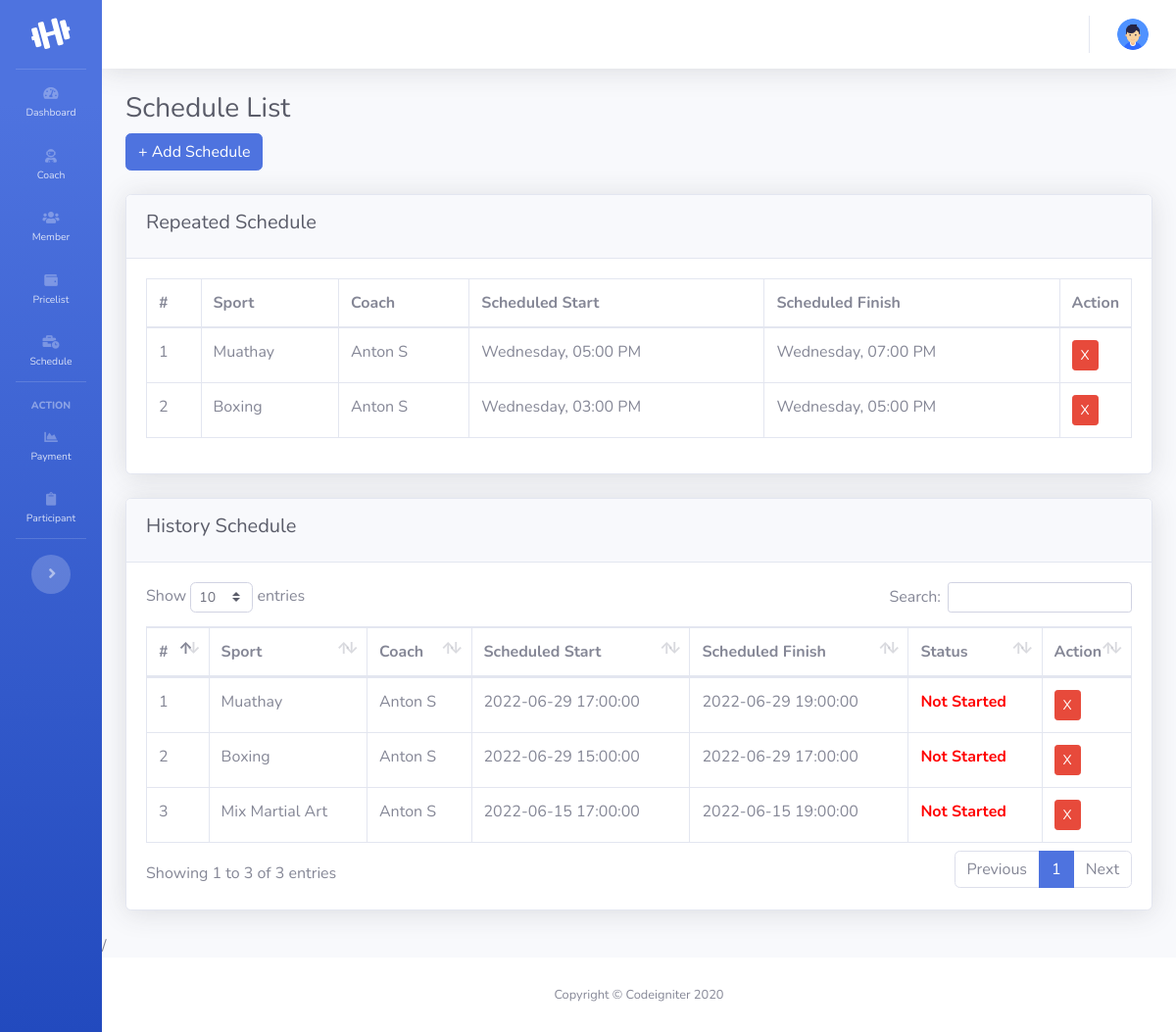
The app's page /index.php/schedule with its own data.
### tables this page shows
CREATE TABLE `schedule` (
  `id` int(11) NOT NULL,
  `sport_id` int(11) NOT NULL,
  `coach_id` int(11) NOT NULL,
  `type` int(11) NOT NULL COMMENT '0 regular | 1 repeat',
  `scheduled_start` datetime NOT NULL,
  `scheduled_finish` datetime NOT NULL,
  `description` varchar(128) NOT NULL,
  `reference` int(11) DEFAULT NULL,
  `started_at` datetime DEFAULT NULL,
  `created_at` datetime DEFAULT NULL,
  `deleted_at` datetime DEFAULT NULL
);

CREATE TABLE `sport` (
  `id` int(11) NOT NULL,
  `name` varchar(128) NOT NULL,
  `description` varchar(128) NOT NULL,
  `deleted_at` datetime DEFAULT NULL
);

CREATE TABLE `coach` (
  `id` int(11) NOT NULL,
  `name` varchar(128) NOT NULL,
  `address` varchar(128) NOT NULL,
  `phone` varchar(128) NOT NULL,
  `deleted_at` datetime DEFAULT NULL
);

### application/controllers/Schedule.php (called while the page is built, shortened)
<?php
class Schedule extends CI_Controller {
	public function __construct()
	{
		$this->load->model('schedule_model');
	}
	public function index()
	{
		$data['dayoftheweek'] = array(
			'1' => 'Monday',
			'2' => 'Tuesday',
			'3' => 'Wednesday',
			'4' => 'Thursday',
			'5' => 'Friday',
			'6' => 'Saturday',
			'7' => 'Sunday',
		);
		$data['title'] = "Athletic Page";
		$data['schedulerepeat'] = $this->schedule_model->get_data('schedule',0,1)->result();
		$data['scheduleregular'] = $this->schedule_model->get_data('schedule')->result();
		$this->load->view('template/header', $data);
		$this->load->view('template/sidebar', $data);
		$this->load->view('template/topbar', $data);
		$this->load->view('schedule/index', $data);
		$this->load->view('template/footer', $data);
	}
}

### index.php (called while the page is built, shortened)
<?php
require_once BASEPATH.'core/CodeIgniter.php';

### application/models/Schedule_model.php (called while the page is built, shortened)
<?php
class Schedule_model extends CI_Model {
	public function get_data($table, $id=0, $type=0)
	{
		if($id==0)
		{
			$this->db->select('*,schedule.id as scheduleid, sport.name as sportname, coach.name as coachname');
			$this->db->from($table);
			$this->db->join('sport', 'sport.id = '.$table.'.sport_id', 'inner');
			$this->db->join('coach', 'coach.id = '.$table.'.coach_id', 'inner');
			$this->db->where($table.'.type = '.$type);
			$this->db->where($table.'.deleted_at IS NULL');
			$this->db->order_by($table.'.scheduled_start', 'desc');
			return $this->db->get();
		}
		else
		{
			$this->db->select('*');
			$this->db->from($table);
			$this->db->where('id',$id);
			$this->db->where($table.'.deleted_at IS NULL');
			return $this->db->get();
		}
	}
}

### application/views/schedule/index.php (the view, shortened to what this page needs)
    <div class="container-fluid">
        <h1 class="h3 mb-2 text-gray-800">Schedule List</h1>
        <a href="<?= base_url("schedule/new") ?>" class="btn btn-primary">+ Add Schedule</a>
        <br>
        <br>
        <div class="card shadow mb-4">
            <div class="card-header py-3">
                <h5 class="mb-2 text-gray-800">Repeated Schedule</h5>
            </div>
            <div class="card-body">
                <div class="table-responsive">
                    <table class="table table-bordered" width="100%" cellspacing="0">
                        <thead>
                            <tr>
                                <th>#</th>
                                <th>Sport</th>
                                <th>Coach</th>
                                <th>Scheduled Start</th>
                                <th>Scheduled Finish</th>
                                <th>Action</th>
                            </tr>
                        </thead>
                        <tbody>
                            <?php
                                $no = 1;
                                foreach ($schedulerepeat as $row) { ?>
                                <tr>
                                    <td><?= $no++ ?></td>
                                    <td><?= $row->sportname ?></td>
                                    <td><?= $row->coachname ?></td>
                                    <td><?= $dayoftheweek[date('w',strtotime($row->scheduled_start))].", ".date("h:i A", strtotime($row->scheduled_start)); ?></td>
                                    <td><?= $dayoftheweek[date('w',strtotime($row->scheduled_finish))].", ".date("h:i A", strtotime($row->scheduled_finish)); ?></td>
                                    <td style="width: 1%; white-space: nowrap;">
                                        <a href="<?= base_url('schedule/delete_action').'?id='.$row->scheduleid ?>" class="btn btn-danger btn-sm">X</a>
                                    </td>
                                </tr>
                            <?php
                                }
                            ?>
                        </tbody>
                    </table>
                </div>
            </div>
        </div>
        <div class="card shadow mb-4">
            <div class="card-header py-3">
                <h5 class="mb-2 text-gray-800">History Schedule</h5>
            </div>
            <div class="card-body">
                <div class="table-responsive">
                    <table class="table table-bordered" id="dataTable" width="100%" cellspacing="0">
                        <thead>
                            <tr>
                                <th>#</th>
                                <th>Sport</th>
                                <th>Coach</th>
                                <th>Scheduled Start</th>
                                <th>Scheduled Finish</th>
                                <th>Status</th>
                                <th>Action</th>
                            </tr>
                        </thead>
                        <tbody>
                            <?php
                                $no = 1;
                                foreach ($scheduleregular as $row) { ?>
                                <tr>
                                    <td><?= $no++ ?></td>
                                    <td><?= $row->sportname ?></td>
                                    <td><?= $row->coachname ?></td>
                                    <td><?= $row->scheduled_start ?></td>
                                    <td><?= $row->scheduled_finish ?></td>
                                    <td>
                                        <strong>
                                            <?php
                                                if($row->started_at == null)
                                                {
                                                    if($row->scheduled_finish<date('Y-m-d H:i:s'))
                                                        echo "<span style='color:red'>Not Started</span>";
                                                    else
                                                        echo "<span style='color:yellow'>Pending</span>";
                                                }
                                                else
                                                    if($row->scheduled_finish>date('Y-m-d H:i:s'))
                                                        echo "<span style='color:blue'>On Going</span>";
                                                    else
                                                        echo "<span style='color:green'>Finished</span>";
                                            ?>
                                        </strong>
                                    </td>
                                    <td style="width: 1%; white-space: nowrap;">
                                        <a href="<?= base_url('schedule/delete_action').'?id='.$row->scheduleid ?>" class="btn btn-danger btn-sm">X</a>
                                    </td>
                                </tr>
                            <?php
                                }
                            ?>
                        </tbody>
                    </table>
                </div>
            </div>
        </div>
    </div>
</div>
/

### records on screen
schedule: sport.name "Muathay", coach.name "Anton S", scheduled_start "Wednesday", scheduled_start "05:00 PM", scheduled_finish "Wednesday", scheduled_finish "07:00 PM"
schedule: sport.name "Boxing", coach.name "Anton S", scheduled_start "Wednesday", scheduled_start "03:00 PM", scheduled_finish "Wednesday", scheduled_finish "05:00 PM"
schedule: sport.name "Muathay", coach.name "Anton S", scheduled_start "2022-06-29 17:00:00", scheduled_finish "2022-06-29 19:00:00", shows "Not Started"
schedule: sport.name "Boxing", coach.name "Anton S", scheduled_start "2022-06-29 15:00:00", scheduled_finish "2022-06-29 17:00:00", shows "Not Started"
schedule: sport.name "Mix Martial Art", coach.name "Anton S", scheduled_start "2022-06-15 17:00:00", scheduled_finish "2022-06-15 19:00:00", shows "Not Started"
